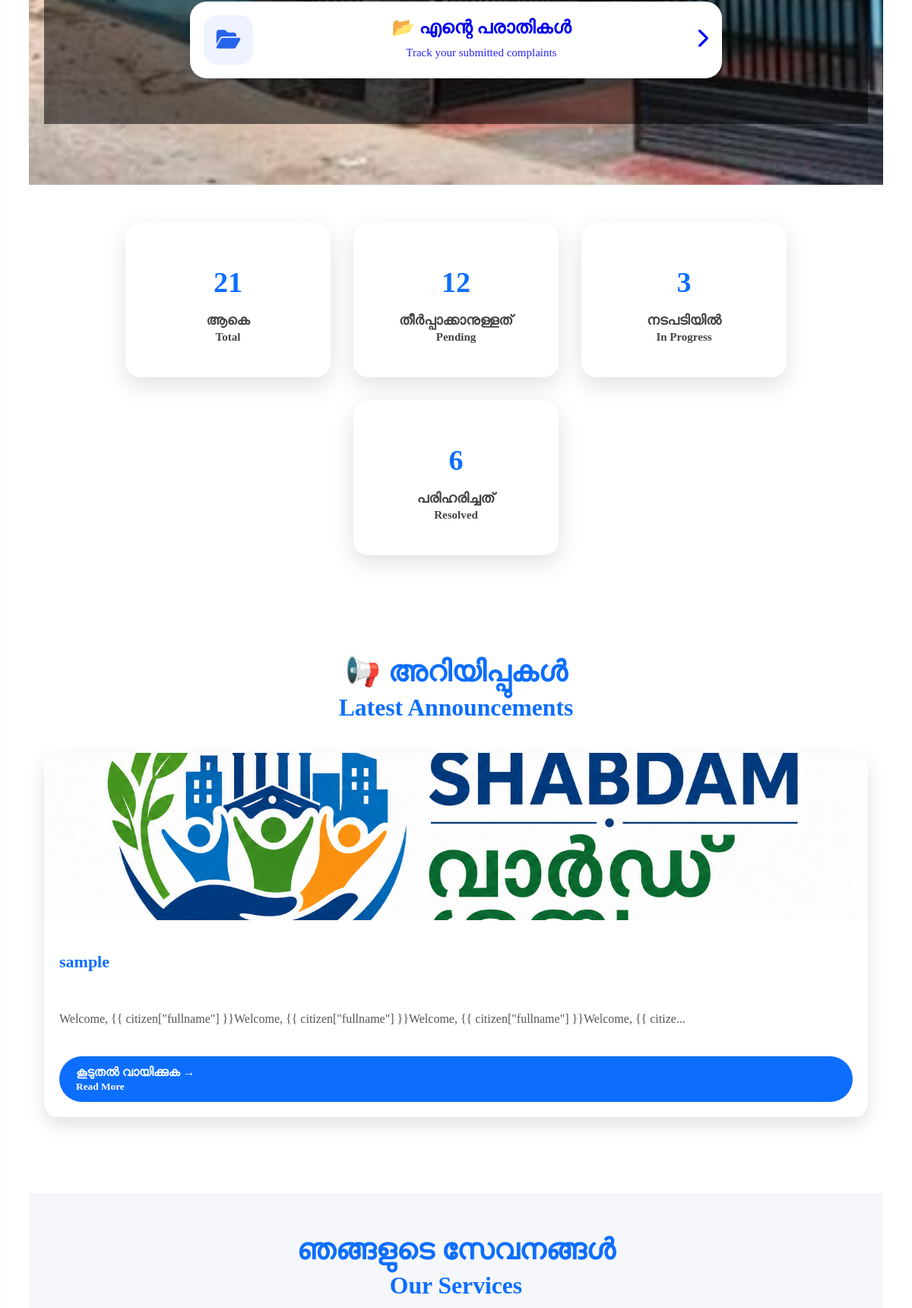
The app's page / (middle part), older data.
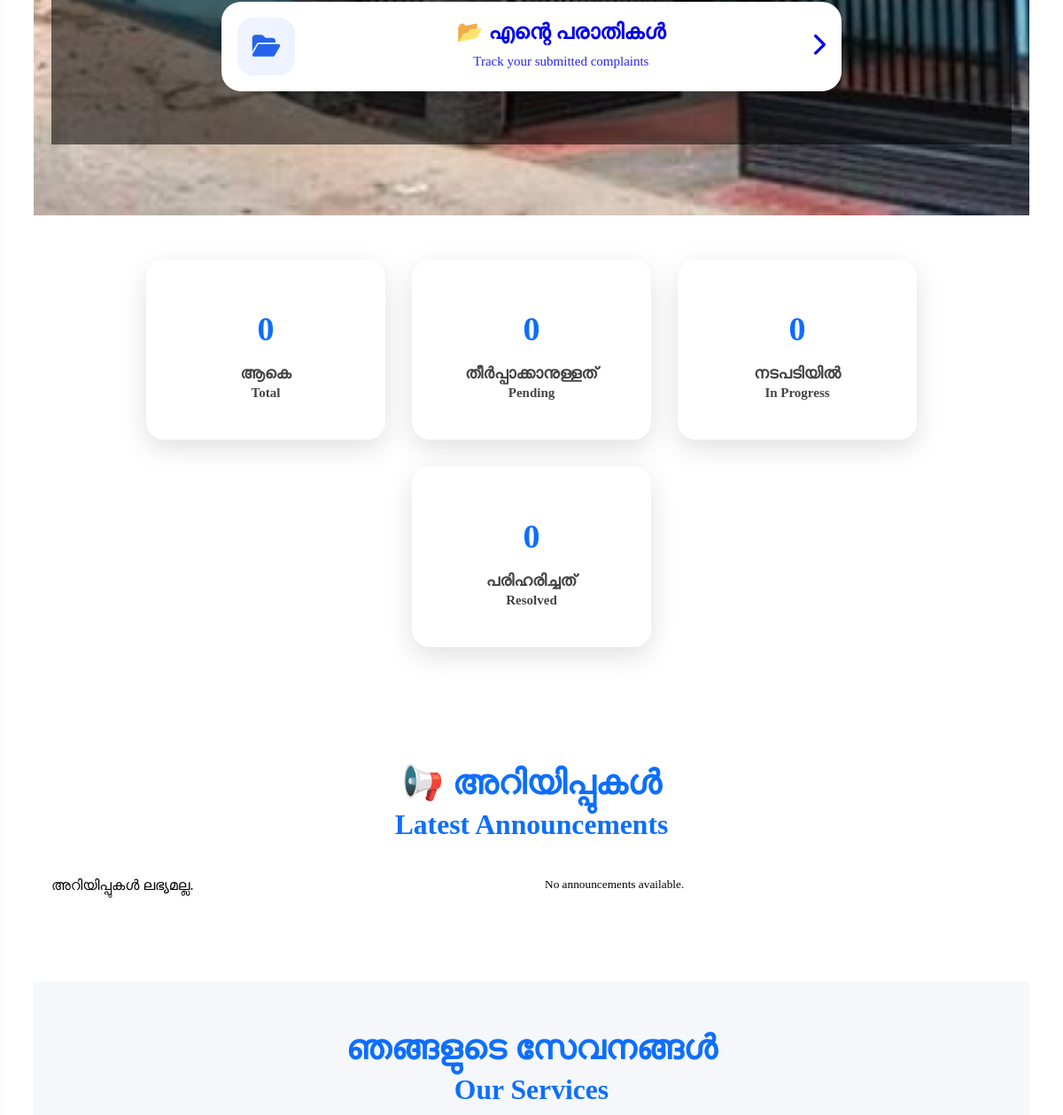
The same page, newer data.
### tables this page shows
CREATE TABLE announcements (

    id INTEGER PRIMARY KEY AUTOINCREMENT,

    title TEXT NOT NULL,

    description TEXT NOT NULL,

    photo TEXT,

    created_at TIMESTAMP DEFAULT CURRENT_TIMESTAMP

);

### app.py (the view, shortened to what this page needs)
@app.route("/")
def home():
    conn = sqlite3.connect("database/wardshabdam.db")
    conn.row_factory = sqlite3.Row
    cursor = conn.cursor()
    cursor.execute("""
        SELECT *
        FROM announcements
        ORDER BY id DESC
    """)
    announcements = cursor.fetchall()
    cursor.execute("SELECT COUNT(*) FROM complaints")
    total = cursor.fetchone()[0]
    cursor.execute("SELECT COUNT(*) FROM complaints WHERE status='Pending'")
    pending = cursor.fetchone()[0]
    cursor.execute("SELECT COUNT(*) FROM complaints WHERE status='In Progress'")
    progress = cursor.fetchone()[0]
    cursor.execute("SELECT COUNT(*) FROM complaints WHERE status='Resolved'")
    resolved = cursor.fetchone()[0]
    cursor.execute("""
        SELECT *
        FROM ward_members
        ORDER BY ward_no ASC
    """)
    ward_members = cursor.fetchall()
    my_ward_member = None
    conn.close()
    return render_template(
        "home.html",
        announcements=announcements,
        total=total,
        pending=pending,
        progress=progress,
        resolved=resolved,
        ward_members=ward_members,
        my_ward_member=my_ward_member
)

### app.py (called while the page is built, shortened)
@app.context_processor
def notification_context():
    if "citizen_id" not in session:
        return {"notification_count": 0}

### templates/home.html (shortened to what this page needs)
{% extends "layout.html" %}
{% block content %}
<section class="hero">
    <div class="overlay">
    <div class="hero-buttons">
    <a href="/my_complaints" class="action-card">
        <div class="card-icon">
            <i class="fa-solid fa-folder-open"></i>
        </div>
        <div class="card-text">
            <h3>📂 എന്റെ പരാതികൾ</h3>
            <p>Track your submitted complaints</p>
        </div>
        <div class="card-arrow">
            <i class="fa-solid fa-chevron-right"></i>
        </div>
    </a>
</div>
</section>
<section class="stats-section">
    <div class="stats-grid">
        <div class="stat-card">
            <h2>{{ total }}</h2>
           <p>
            ആകെ
            <br>
            <small>Total</small>
            </p>
        </div>
        <div class="stat-card">
            <h2>{{ pending }}</h2>
            <p>
            തീർപ്പാക്കാനുള്ളത്
            <br>
            <small>Pending</small>
            </p>
        </div>
        <div class="stat-card">
            <h2>{{ progress }}</h2>
            <p>
            നടപടിയിൽ
            <br>
            <small>In Progress</small>
            </p>
        </div>
        <div class="stat-card">
            <h2>{{ resolved }}</h2>
            <p>
            പരിഹരിച്ചത്
            <br>
            <small>Resolved</small>
            </p>
        </div>
    </div>
</section>
        <section class="announcement-section">
            <h2>
        📢 അറിയിപ്പുകൾ
        <br>
        <small>Latest Announcements</small>
        </h2>
    <div class="announcement-grid">
        {% for item in announcements %}
        <div class="announcement-card">
            {% if item.photo %}
            <img src="{{ url_for('static', filename='uploads/' + item.photo) }}" alt="Announcement">
            {% endif %}
            <h3>{{ item.title }}</h3>
            <p>
                {{ item.description[:120] }}...
            </p>
            <a href="/announcement/{{ item.id }}" class="read-more-btn">
                കൂടുതൽ വായിക്കുക →
                <br>
                <small>Read More</small>
            </a>
        </div>
        {% else %}
        അറിയിപ്പുകൾ ലഭ്യമല്ല.
        <br>
        <small>No announcements available.</small>
        {% endfor %}
    </div>
</section>
<section class="services">
        <h2>
    ഞങ്ങളുടെ സേവനങ്ങൾ
    <br>
    <small>Our Services</small>
    </h2>
</section>
{% endblock %}

Row changes from the older to the newer data that the page shows:
removed announcements: photo (picture), title "sample", description "Welcome, {{ citizen[\"fullname\"] }}Welcome, {{ citizen[\"fullname\"] }}Welcome, {{ citizen[\"fullname\"] }}Welcome, {{ citize"
Text that changed along with them:
{{ total }}: "21" → "0"
{{ pending }}: "12" → "0"
{{ progress }}: "3" → "0"
{{ resolved }}: "6" → "0"
text now shown: "അറിയിപ്പുകൾ ലഭ്യമല്ല. No announcements available."
